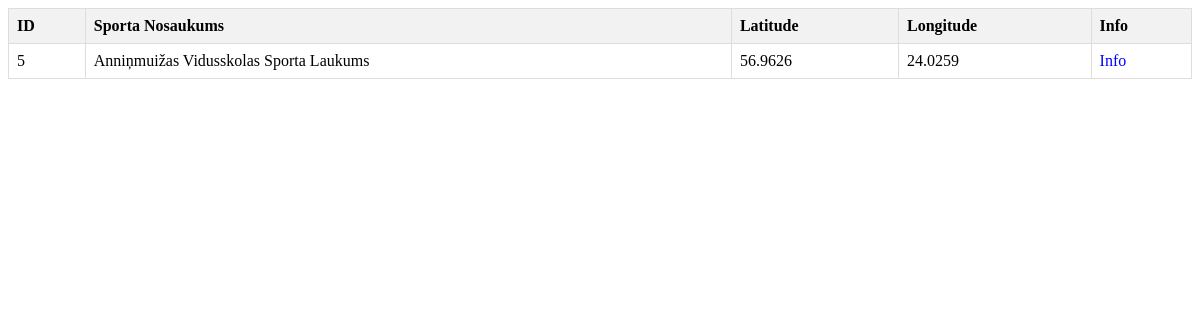
The app's page /search_results.php?needle=Anniņmuižas Vidusskolas Sporta Laukums with its own data.
### tables this page shows
CREATE TABLE `sporta_laukums` (
  `id_laukums` int(11) NOT NULL,
  `id_mikrorajons` int(54) NOT NULL,
  `sp_nosaukums` text DEFAULT NULL,
  `longitude` decimal(10,4) DEFAULT NULL,
  `latitude` decimal(10,4) DEFAULT NULL,
  `dl_vasara` varchar(255) DEFAULT NULL,
  `dl_ziema` varchar(255) DEFAULT NULL,
  `rotallaukums` varchar(255) DEFAULT NULL,
  `skriesana` varchar(255) DEFAULT NULL,
  `futbols` int(11) DEFAULT NULL,
  `basketbols` int(11) DEFAULT NULL,
  `tr_zona` varchar(255) DEFAULT NULL,
  `pieejams` varchar(255) DEFAULT NULL,
  `adrese` varchar(255) DEFAULT NULL,
  `apraksts` varchar(255) DEFAULT NULL,
  `privats` varchar(255) DEFAULT NULL,
  `zona_` int(11) DEFAULT NULL
);

### htdocs/search_results.php (the view, shortened to what this page needs)
<!DOCTYPE html>
<html>
<head>
</head>
<body>
<?php
include("config/db.php");
$keyword = isset($_GET['needle']) ? $_GET['needle'] : '';
$sql = "SELECT * FROM sporta_laukums WHERE sp_nosaukums LIKE '%$keyword%'";
$result = $conn->query($sql);
if ($result->num_rows > 0) {
    echo "<table>";
    echo "<tr><th>ID</th><th>Sporta Nosaukums</th><th>Latitude</th><th>Longitude</th><th>Info</th></tr>";
    while ($row = $result->fetch_assoc()) {
        echo "<tr>";
        echo "<td>" . $row["id_laukums"] . "</td>";
        echo "<td>" . $row["sp_nosaukums"] . "</td>";
        echo "<td>" . $row["latitude"] . "</td>";
        echo "<td>" . $row["longitude"] . "</td>";
        echo "<td><a href='apraksts.php?id_laukums=" . $row["id_laukums"] . "'>Info</a></td>";
        echo "</tr>";
    }
    echo "</table>";
} else {
    echo "No results found.";
}
?>
</body>
</html>

### htdocs/search_results.php (style rules this page uses)
table { border-collapse: collapse; width: 100%; }
th, td { border: 1px solid #ddd; padding: 8px; text-align: left; }
th { background-color: #f2f2f2; }
a { text-decoration: none; color: blue; }

### records on screen
sporta_laukums: id_laukums "5", sp_nosaukums "Anniņmuižas Vidusskolas Sporta Laukums", latitude "56.9626", longitude "24.0259"
